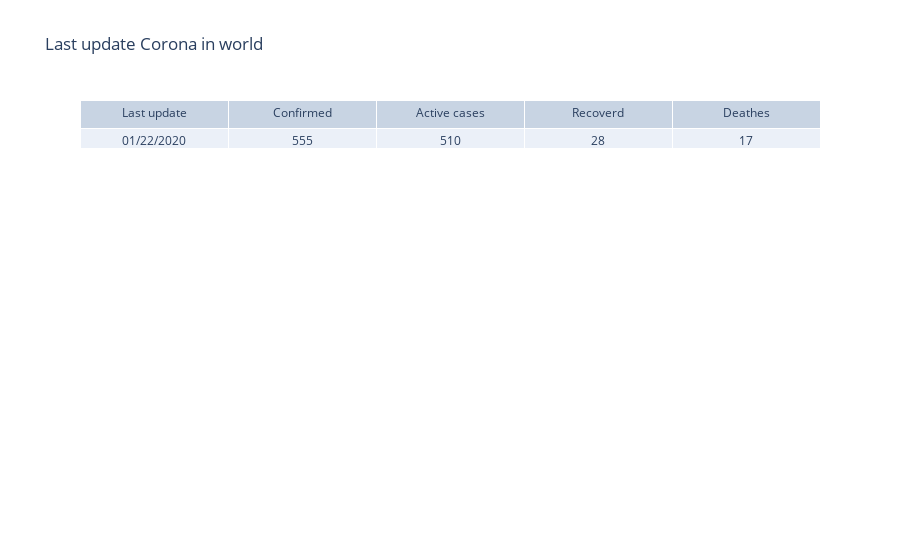

The code cell stored with this chart in its notebook:
### Code cell
labels = ["Last update","Confirmed","Active cases","Recoverd","Deathes"]
fig    =go.Figure(data=[go.Table(header=dict(values=labels),
                 cells=dict(values=Data_World.loc[0,["ObservationDate","Confirmed","Active_case","Recovered","Deaths"]]))
                     ])

fig.update_layout(
    title="Last update Corona in world")
fig.show()

### Figure 1 — Plotly figure (JSON) as saved in the notebook; plotly's stock layout.template omitted (floating-point values rounded to 4 significant figures)
{"data": [{"cells": {"values": ["01/22/2020", 555, 510, 28, 17]}, "header": {"values": ["Last update", "Confirmed", "Active cases", "Recoverd", "Deathes"]}, "type": "table"}], "layout": {"title": {"text": "Last update Corona in world"}}}
